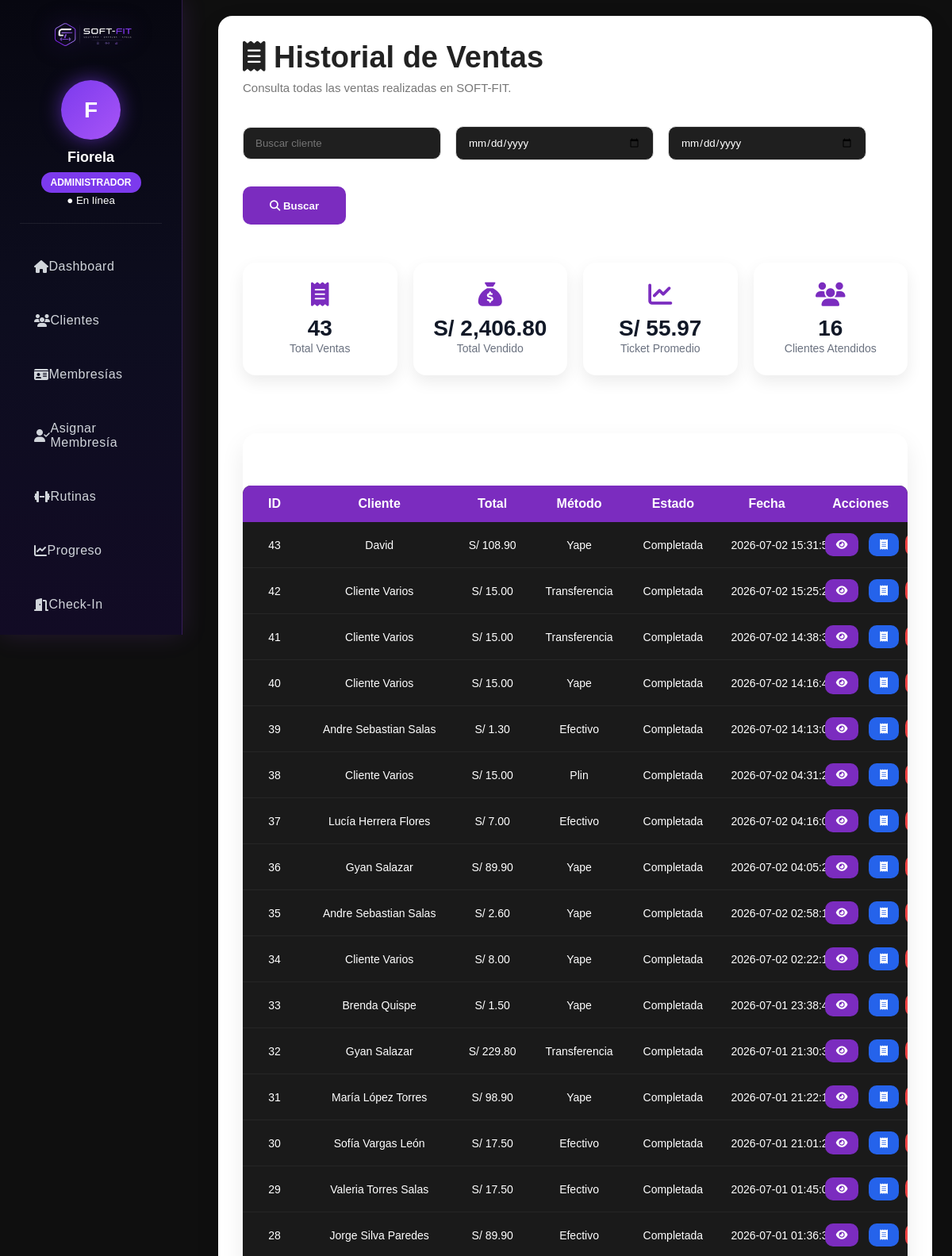
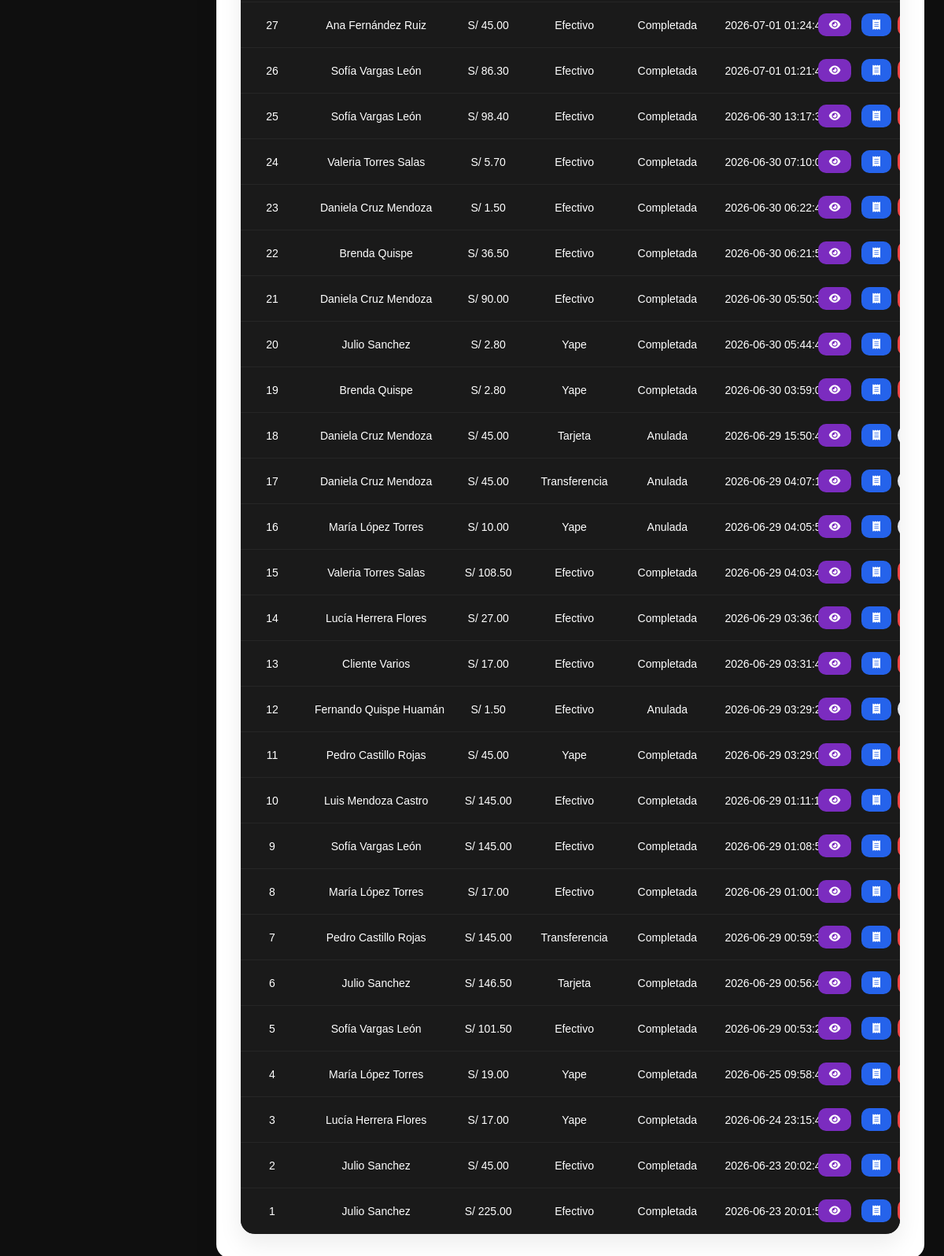
The app's page /pages/ventas.php (signed in) with its own data (2 pictures, top to bottom).
### tables this page shows
CREATE TABLE `ventas` (
  `id` int(11) NOT NULL,
  `total` decimal(10,2) DEFAULT NULL,
  `fecha` timestamp NOT NULL DEFAULT current_timestamp(),
  `metodo_pago` varchar(50) DEFAULT NULL,
  `cliente_id` int(11) DEFAULT NULL,
  `estado` varchar(20) NOT NULL DEFAULT 'Completada'
);

CREATE TABLE `clientes` (
  `id` int(11) NOT NULL,
  `nombre` varchar(100) DEFAULT NULL,
  `dni` varchar(20) DEFAULT NULL,
  `telefono` varchar(20) DEFAULT NULL,
  `correo` varchar(100) DEFAULT NULL,
  `codigo` varchar(50) DEFAULT NULL,
  `usuario` varchar(50) DEFAULT NULL,
  `foto` varchar(255) DEFAULT 'avatar.png'
);

### pages/ventas.php (the view, shortened to what this page needs)
<?php
include("../includes/conexion.php");
?>
<!DOCTYPE html>
<html lang="es">
<head>
<link rel="stylesheet" href="../css/style.css">
<link rel="stylesheet" href="../css/dashboard.css">
<link rel="stylesheet" href="../css/softfit-ui.css">
<link rel="stylesheet"
href="https://cdnjs.cloudflare.com/ajax/libs/font-awesome/6.5.2/css/all.min.css">
</head>
<body>
<?php include("../includes/sidebar.php"); ?>
<div class="main-content">
<div class="page-card">
<div class="page-header">
<div>
<h1>
<i class="fa-solid fa-receipt"></i>
Historial de Ventas
</h1>
<p>
Consulta todas las ventas realizadas en SOFT-FIT.
</p>
</div>
</div>
<?php
$consultaTotales = mysqli_query(
$conexion,
"SELECT
COUNT(*) AS ventas,
SUM(total) AS total
FROM ventas"
);
$datos = mysqli_fetch_assoc($consultaTotales);
$totalVentas = $datos['ventas'];
$totalVendido = $datos['total'];
$clientesAtendidos = mysqli_fetch_assoc(
mysqli_query(
$conexion,
"
SELECT COUNT(DISTINCT cliente_id) AS total
FROM ventas
WHERE cliente_id IS NOT NULL
"
)
);
?>
<form method="GET" class="ventas-filtros">
<input
type="text"
name="cliente"
placeholder="Buscar cliente"
value="<?php echo isset($_GET['cliente']) ? $_GET['cliente'] : ''; ?>">
<input
type="date"
name="desde"
value="<?php echo isset($_GET['desde']) ? $_GET['desde'] : ''; ?>">
<input
type="date"
name="hasta"
value="<?php echo isset($_GET['hasta']) ? $_GET['hasta'] : ''; ?>">
<button
type="submit"
class="btn-primary">
<i class="fa-solid fa-magnifying-glass"></i>
Buscar
</button>
</form>
<br>
<div class="stats-grid">
<div class="stat-card">
<i class="fa-solid fa-receipt"></i>
<h3><?php echo $totalVentas; ?></h3>
<span>Total Ventas</span>
</div>
<div class="stat-card">
<i class="fa-solid fa-sack-dollar"></i>
<h3>
S/ <?php echo number_format($totalVendido,2); ?>
</h3>
<span>Total Vendido</span>
</div>
<div class="stat-card">
<i class="fa-solid fa-chart-line"></i>
<h3>
S/
<?php
if($totalVentas>0){
echo number_format($totalVendido/$totalVentas,2);
}else{
echo "0.00";
}
?>
</h3>
<span>Ticket Promedio</span>
</div>
<div class="stat-card">
<i class="fa-solid fa-users"></i>
<h3>
<?php echo $clientesAtendidos['total']; ?>
</h3>
<span>Clientes Atendidos</span>
</div>
</div>
<br>
<?php
$sql = "
SELECT
ventas.*,
clientes.nombre
FROM ventas
LEFT JOIN clientes
ON ventas.cliente_id = clientes.id
WHERE 1=1
";
$sql .= " ORDER BY ventas.id DESC ";
$consulta = mysqli_query($conexion,$sql);
?>
<div class="table-card">
<table>
<tr>
<th>ID</th>
<th>Cliente</th>
<th>Total</th>
<th>Método</th>
<th>Estado</th>
<th>Fecha</th>
<th>Acciones</th>
</tr>
<?php
while($v = mysqli_fetch_assoc($consulta)){
?>
<tr>
<td>
<?php echo $v['id']; ?>
</td>
<td>
<?php
if($v['nombre']==""){
    echo "Cliente Varios";
}else{
    echo $v['nombre'];
}
?>
</td>
<td>
S/ <?php echo $v['total']; ?>
</td>
<td>
<?php echo $v['metodo_pago']; ?>
</td>
<td>
<?php echo $v['estado']; ?>
</td>
<td>
<?php echo $v['fecha']; ?>
</td>
<td>
<div class="acciones-venta">
    <a
href="#"
class="btn-ver"
data-id="<?php echo $v['id']; ?>">
<i class="fa-solid fa-eye"></i>
</a>
<a
href="ticket.php?id=<?php echo $v['id']; ?>"
class="btn-ticket-lista"
target="_blank">
<i class="fa-solid fa-receipt"></i>
</a>
<?php if($v['estado']=="Completada"){ ?>
<a
href="#"
class="btn-anular-lista"
data-id="<?php echo $v['id']; ?>">
</a>
<?php }else{ ?>
<span class="badge-anulada">
</span>
<?php } ?>
</div>
</td>
</tr>
<?php } ?>
<br><br>
</table>
</div>
</div>
</div>
</body>
</html>

### css/style.css (style rules this page uses)
* { margin:0; padding:0; box-sizing:border-box; }
body { font-family:"Century Gothic",sans-serif; background: radial-gradient( circle at top right, rgba(168,85,247,.18), transparent 35% ), radial-gradient( circle at bottom left, rgba(59,130,246,.12), transparent 35% ), linear-gradient( 135deg, #050816, #09090f, #111827 ); color:white; }
h1 { font-size:32px; margin-bottom:10px; }
table { width:100%; margin-top:30px; border-collapse:collapse; overflow:hidden; border-radius:15px; }
th { background:#7b2cbf; padding:16px; text-align:left; }
td { background:#1a1a1a; padding:14px; border-bottom:1px solid #2d2d2d; }
button { background:#7b2cbf; border:none; padding:12px 18px; border-radius:12px; color:white; cursor:pointer; transition:0.3s; }
input, select { width:100%; padding:14px; margin-top:10px; border:none; border-radius:12px; background:#1f1f1f; color:white; border:1px solid #333; }
a { color:#c77dff; text-decoration:none; }
.btn-ver { background:linear-gradient( 90deg, #7b2cff, #b84dff ); padding:10px 18px; border-radius:12px; text-decoration:none; color:white; font-weight:600; transition:.3s; }

### css/dashboard.css (style rules this page uses)
* { margin: 0; padding: 0; box-sizing: border-box; font-family: "Century Gothic", sans-serif; }
body { display: flex; background: #0f0f0f; }
.main-content { margin-left:250px; padding:20px 25px; box-sizing:border-box; overflow:hidden; }
form input { width: 250px; padding: 12px; border: none; border-radius: 10px; background: #1f1f1f; color: white; margin-bottom: 15px; }
form button { padding: 12px 25px; border: none; background: #7b2cbf; color: white; border-radius: 10px; cursor: pointer; transition: 0.3s; font-weight: bold; }
table { width:100%; table-layout:fixed; border-collapse:collapse; background:#1a1a1a; border-radius:10px; overflow:hidden; border-bottom:1px solid rgba(255,255,255,.05); }
th:nth-child(1), td:nth-child(1) { width:80px; }
th:nth-child(2), td:nth-child(2) { width:220px; }
td:nth-child(3) { font-size:11px; }
table th { background:#7b2cbf; color:white; padding:10px 6px; font-size: 12; font-weight:600; white-space:nowrap; }
table td { padding: 6px 6px; font-size: 14px; text-align: center; color: white; border-bottom:1px solid rgba(255,255,255,.05); white-space:nowrap; }
form { max-width:1000px; }
.btn-entrada, .btn-salida, .btn-ver { border:none; padding:8px 12px; border-radius:8px; cursor:pointer; font-size:13px; margin-right:5px; }
th:last-child, td:last-child { min-width:220px; }
td:last-child { white-space: nowrap; min-width: 220px; }
td:last-child { min-width:250px; white-space:nowrap; }
td:nth-child(3) { font-size:14px; white-space:nowrap; }
th:nth-child(2), td:nth-child(2) { width:22%; }
th:nth-child(3), td:nth-child(3) { width:12%; }
td:first-child { text-align:center; }
table tbody tr { transition:.25s; }
table tbody tr:nth-child(even) { background:rgba(255,255,255,.02); }
.page-header { margin-bottom:20px; }
.page-header h1 { font-size:32px; color:white; margin-bottom:5px; }
.page-header p { color:#9ca3af; }
.page-header { display:flex; justify-content:space-between; align-items:center; margin-bottom:30px; }
.page-header h1 { font-size:34px; color:#ffffff; margin:0; font-weight:700; }
.page-header p { margin-top:6px; color:#9ca3af; font-size:15px; }
.page-card { background:#1c1f26; border-radius:18px; padding:30px; border:1px solid rgba(255,255,255,.05); box-shadow: 0 15px 45px rgba(0,0,0,.25); }
.page-card { background:#ffffff; border-radius:18px; padding:30px; box-shadow: 0 12px 35px rgba(0,0,0,.08); animation:cardShow .4s ease; }
.page-card h1 { margin:0; font-size:30px; color:#222; }
.table-card { margin-top:35px; background:#fff; border-radius:16px; overflow:hidden; box-shadow:0 12px 35px rgba(0,0,0,.08); }
.page-header h1 { font-size:38px; font-weight:700; color:#222; margin:0; }
.page-header p { margin-top:8px; color:#777; font-size:15px; }

### records on screen
ventas: id "43", cliente.nombre "David", total "108.90", metodo_pago "Yape", estado "Completada", fecha "2026-07-02 15:31:58"
ventas: id "42", shows "Cliente Varios", total "15.00", metodo_pago "Transferencia", estado "Completada", fecha "2026-07-02 15:25:25"
ventas: id "41", shows "Cliente Varios", total "15.00", metodo_pago "Transferencia", estado "Completada", fecha "2026-07-02 14:38:33"
ventas: id "40", shows "Cliente Varios", total "15.00", metodo_pago "Yape", estado "Completada", fecha "2026-07-02 14:16:44"
ventas: id "39", cliente.nombre "Andre Sebastian Salas", total "1.30", metodo_pago "Efectivo", estado "Completada", fecha "2026-07-02 14:13:03"
ventas: id "38", shows "Cliente Varios", total "15.00", metodo_pago "Plin", estado "Completada", fecha "2026-07-02 04:31:20"
ventas: id "37", cliente.nombre "Lucía Herrera Flores", total "7.00", metodo_pago "Efectivo", estado "Completada", fecha "2026-07-02 04:16:06"
ventas: id "36", cliente.nombre "Gyan Salazar", total "89.90", metodo_pago "Yape", estado "Completada", fecha "2026-07-02 04:05:26"
ventas: id "35", cliente.nombre "Andre Sebastian Salas", total "2.60", metodo_pago "Yape", estado "Completada", fecha "2026-07-02 02:58:17"
ventas: id "34", shows "Cliente Varios", total "8.00", metodo_pago "Yape", estado "Completada", fecha "2026-07-02 02:22:19"
ventas: id "33", cliente.nombre "Brenda Quispe", total "1.50", metodo_pago "Yape", estado "Completada", fecha "2026-07-01 23:38:45"
ventas: id "32", cliente.nombre "Gyan Salazar", total "229.80", metodo_pago "Transferencia", estado "Completada", fecha "2026-07-01 21:30:36"
ventas: id "31", cliente.nombre "María López Torres", total "98.90", metodo_pago "Yape", estado "Completada", fecha "2026-07-01 21:22:19"
ventas: id "30", cliente.nombre "Sofía Vargas León", total "17.50", metodo_pago "Efectivo", estado "Completada", fecha "2026-07-01 21:01:24"
ventas: id "29", cliente.nombre "Valeria Torres Salas", total "17.50", metodo_pago "Efectivo", estado "Completada", fecha "2026-07-01 01:45:04"
ventas: id "28", cliente.nombre "Jorge Silva Paredes", total "89.90", metodo_pago "Efectivo", estado "Completada", fecha "2026-07-01 01:36:31"
ventas: id "27", cliente.nombre "Ana Fernández Ruiz", total "45.00", metodo_pago "Efectivo", estado "Completada", fecha "2026-07-01 01:24:45"
ventas: id "26", cliente.nombre "Sofía Vargas León", total "86.30", metodo_pago "Efectivo", estado "Completada", fecha "2026-07-01 01:21:42"
ventas: id "25", cliente.nombre "Sofía Vargas León", total "98.40", metodo_pago "Efectivo", estado "Completada", fecha "2026-06-30 13:17:31"
ventas: id "24", cliente.nombre "Valeria Torres Salas", total "5.70", metodo_pago "Efectivo", estado "Completada", fecha "2026-06-30 07:10:09"
ventas: id "23", cliente.nombre "Daniela Cruz Mendoza", total "1.50", metodo_pago "Efectivo", estado "Completada", fecha "2026-06-30 06:22:47"
ventas: id "22", cliente.nombre "Brenda Quispe", total "36.50", metodo_pago "Efectivo", estado "Completada", fecha "2026-06-30 06:21:52"
ventas: id "21", cliente.nombre "Daniela Cruz Mendoza", total "90.00", metodo_pago "Efectivo", estado "Completada", fecha "2026-06-30 05:50:33"
ventas: id "20", cliente.nombre "Julio Sanchez", total "2.80", metodo_pago "Yape", estado "Completada", fecha "2026-06-30 05:44:45"
ventas: id "19", cliente.nombre "Brenda Quispe", total "2.80", metodo_pago "Yape", estado "Completada", fecha "2026-06-30 03:59:00"
ventas: id "18", cliente.nombre "Daniela Cruz Mendoza", total "45.00", metodo_pago "Tarjeta", estado "Anulada", fecha "2026-06-29 15:50:40"
ventas: id "17", cliente.nombre "Daniela Cruz Mendoza", total "45.00", metodo_pago "Transferencia", estado "Anulada", fecha "2026-06-29 04:07:14"
ventas: id "16", cliente.nombre "María López Torres", total "10.00", metodo_pago "Yape", estado "Anulada", fecha "2026-06-29 04:05:53"
ventas: id "15", cliente.nombre "Valeria Torres Salas", total "108.50", metodo_pago "Efectivo", estado "Completada", fecha "2026-06-29 04:03:43"
ventas: id "14", cliente.nombre "Lucía Herrera Flores", total "27.00", metodo_pago "Efectivo", estado "Completada", fecha "2026-06-29 03:36:02"
ventas: id "13", shows "Cliente Varios", total "17.00", metodo_pago "Efectivo", estado "Completada", fecha "2026-06-29 03:31:41"
ventas: id "12", cliente.nombre "Fernando Quispe Huamán", total "1.50", metodo_pago "Efectivo", estado "Anulada", fecha "2026-06-29 03:29:29"
ventas: id "11", cliente.nombre "Pedro Castillo Rojas", total "45.00", metodo_pago "Yape", estado "Completada", fecha "2026-06-29 03:29:08"
ventas: id "10", cliente.nombre "Luis Mendoza Castro", total "145.00", metodo_pago "Efectivo", estado "Completada", fecha "2026-06-29 01:11:18"
ventas: id "9", cliente.nombre "Sofía Vargas León", total "145.00", metodo_pago "Efectivo", estado "Completada", fecha "2026-06-29 01:08:58"
ventas: id "8", cliente.nombre "María López Torres", total "17.00", metodo_pago "Efectivo", estado "Completada", fecha "2026-06-29 01:00:18"
ventas: id "7", cliente.nombre "Pedro Castillo Rojas", total "145.00", metodo_pago "Transferencia", estado "Completada", fecha "2026-06-29 00:59:34"
ventas: id "6", cliente.nombre "Julio Sanchez", total "146.50", metodo_pago "Tarjeta", estado "Completada", fecha "2026-06-29 00:56:41"
ventas: id "5", cliente.nombre "Sofía Vargas León", total "101.50", metodo_pago "Efectivo", estado "Completada", fecha "2026-06-29 00:53:20"
ventas: id "4", cliente.nombre "María López Torres", total "19.00", metodo_pago "Yape", estado "Completada", fecha "2026-06-25 09:58:48"
ventas: id "3", cliente.nombre "Lucía Herrera Flores", total "17.00", metodo_pago "Yape", estado "Completada", fecha "2026-06-24 23:15:46"
ventas: id "2", cliente.nombre "Julio Sanchez", total "45.00", metodo_pago "Efectivo", estado "Completada", fecha "2026-06-23 20:02:42"
ventas: id "1", cliente.nombre "Julio Sanchez", total "225.00", metodo_pago "Efectivo", estado "Completada", fecha "2026-06-23 20:01:53"

### other values on screen
substr($_SESSION['usuario'],0,1) "F"
$_SESSION['nombre'] "Fiorela"
$_SESSION['rol'] "ADMINISTRADOR"
$totalVentas "43"
$totalVendido "2,406.80"
$totalVendido/$totalVentas "55.97"
$clientesAtendidos['total'] "16"
